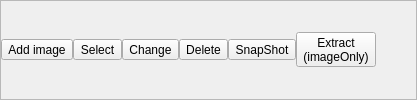
        <widget class="QFrame" name="imageFrame">
         <property name="sizePolicy">
          <sizepolicy hsizetype="MinimumExpanding" vsizetype="Preferred">
           <horstretch>0</horstretch>
           <verstretch>0</verstretch>
          </sizepolicy>
         </property>
         <property name="frameShape">
          <enum>QFrame::StyledPanel</enum>
         </property>
         <property name="frameShadow">
          <enum>QFrame::Raised</enum>
         </property>
         <layout class="QHBoxLayout" name="horizontalLayout_5">
          <property name="spacing">
           <number>0</number>
          </property>
          <property name="margin">
           <number>0</number>
          </property>
          <item>
           <widget class="QToolButton" name="insertImageButton">
            <property name="toolTip">
             <string>Insert inline image</string>
            </property>
            <property name="text">
             <string>Add image</string>
            </property>
            <property name="icon">
             <iconset resource="pdf.qrc">
              <normaloff>:/images/addImage.png</normaloff>:/images/addImage.png</iconset>
            </property>
            <property name="iconSize">
             <size>
              <width>32</width>
              <height>32</height>
             </size>
            </property>
            <property name="checkable">
             <bool>true</bool>
            </property>
            <property name="toolButtonStyle">
             <enum>Qt::ToolButtonTextUnderIcon</enum>
            </property>
            <attribute name="buttonGroup">
             <string>buttonGroup</string>
            </attribute>
           </widget>
          </item>
          <item>
           <widget class="QToolButton" name="selectImageButton">
            <property name="toolTip">
             <string>select inline image</string>
            </property>
            <property name="text">
             <string>Select</string>
            </property>
            <property name="icon">
             <iconset resource="pdf.qrc">
              <normaloff>:/images/hand.png</normaloff>:/images/hand.png</iconset>
            </property>
            <property name="iconSize">
             <size>
              <width>32</width>
              <height>32</height>
             </size>
            </property>
            <property name="checkable">
             <bool>true</bool>
            </property>
            <property name="toolButtonStyle">
             <enum>Qt::ToolButtonTextUnderIcon</enum>
            </property>
            <attribute name="buttonGroup">
             <string>buttonGroup</string>
            </attribute>
           </widget>
          </item>
          <item>
           <widget class="QToolButton" name="changeImageButton">
            <property name="toolTip">
             <string>change inline image</string>
            </property>
            <property name="text">
             <string>Change</string>
            </property>
            <property name="icon">
             <iconset resource="pdf.qrc">
              <normaloff>:/images/change.png</normaloff>:/images/change.png</iconset>
            </property>
            <property name="iconSize">
             <size>
              <width>32</width>
              <height>32</height>
             </size>
            </property>
            <property name="toolButtonStyle">
             <enum>Qt::ToolButtonTextUnderIcon</enum>
            </property>
           </widget>
          </item>
          <item>
           <widget class="QToolButton" name="deleteImageButton">
            <property name="toolTip">
             <string>delete inline image</string>
            </property>
            <property name="text">
             <string>Delete</string>
            </property>
            <property name="icon">
             <iconset resource="pdf.qrc">
              <normaloff>:/images/DeleteText.png</normaloff>:/images/DeleteText.png</iconset>
            </property>
            <property name="iconSize">
             <size>
              <width>32</width>
              <height>32</height>
             </size>
            </property>
            <property name="toolButtonStyle">
             <enum>Qt::ToolButtonTextUnderIcon</enum>
            </property>
           </widget>
          </item>
          <item>
           <widget class="QToolButton" name="imagePartButton">
            <property name="toolTip">
             <string>extract part of pdf as image</string>
            </property>
            <property name="text">
             <string>SnapShot</string>
            </property>
            <property name="icon">
             <iconset resource="pdf.qrc">
              <normaloff>:/images/snapshot.png</normaloff>:/images/snapshot.png</iconset>
            </property>
            <property name="iconSize">
             <size>
              <width>32</width>
              <height>32</height>
             </size>
            </property>
            <property name="checkable">
             <bool>true</bool>
            </property>
            <property name="toolButtonStyle">
             <enum>Qt::ToolButtonTextUnderIcon</enum>
            </property>
            <attribute name="buttonGroup">
             <string>buttonGroup</string>
            </attribute>
           </widget>
          </item>
          <item>
           <widget class="QToolButton" name="extractButton">
            <property name="toolTip">
             <string>extract inline image</string>
            </property>
            <property name="text">
             <string>Extract
(imageOnly)</string>
            </property>
            <property name="icon">
             <iconset resource="pdf.qrc">
              <normaloff>:/images/snapshot.png</normaloff>:/images/snapshot.png</iconset>
            </property>
            <property name="iconSize">
             <size>
              <width>32</width>
              <height>16</height>
             </size>
            </property>
            <property name="checkable">
             <bool>false</bool>
            </property>
            <property name="toolButtonStyle">
             <enum>Qt::ToolButtonTextUnderIcon</enum>
            </property>
           </widget>
          </item>
          <item>
           <spacer name="horizontalSpacer_2">
            <property name="orientation">
             <enum>Qt::Horizontal</enum>
            </property>
            <property name="sizeHint" stdset="0">
             <size>
              <width>40</width>
              <height>20</height>
             </size>
            </property>
           </spacer>
          </item>
         </layout>
        </widget>
